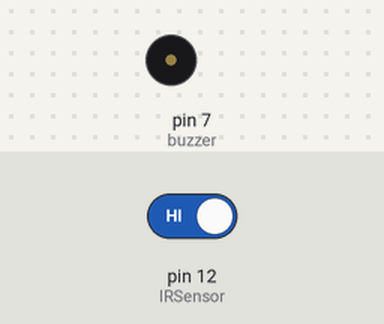
The sketch below on a simulated Arduino Uno, built with avr-gcc and run on an emulated ATmega328P. Shown: buzzer (waves = sounding, pin HIGH). Inputs (shaded band) come from the test bench; at power-on: pin 12 (IRSensor) HIGH. What the sketch prints to the serial monitor is not drawn.

Above: at 1.8 s.
1.9 s: pin 12 (IRSensor) driven LOW
At 3.1 s:
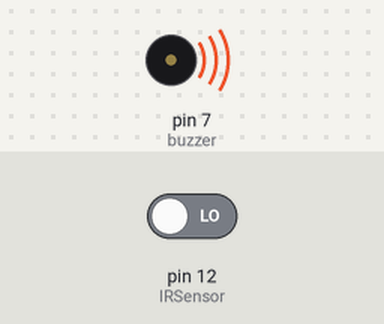
3.5 s: pin 12 (IRSensor) driven HIGH
At 4.2 s:
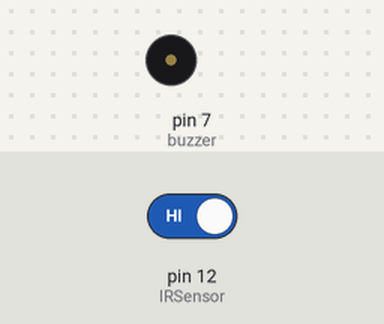
Timing chart, 0 to 6.5 s (numbered marks = the images above; inputs shaded):
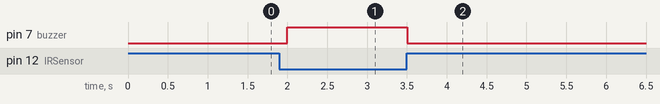

The sketch:

23Sept_Aurdino.ino
```cpp
int IRSensor =12;
int buzzer = 7;
void setup()
{
  // put your setup code here, to run once:
  Serial.begin(9600);
  pinMode(IRSensor,INPUT);
  pinMode(buzzer,OUTPUT);

}

void loop()
{
  // put your main code here, to run repeatedly:
  int value = digitalRead(IRSensor);
  Serial.print("Sensor value=");
  Serial.print(value);
  if (value==0)
    {
      digitalWrite(buzzer, HIGH);
    }
  else
    {
      digitalWrite(buzzer, LOW);
    }
delay(500);
}
```

Measured:
- after the input at 1.9 s, pin 7 (buzzer): LOW → HIGH after 0.10 s
- after the input at 3.5 s, pin 7 (buzzer): HIGH → LOW at once
